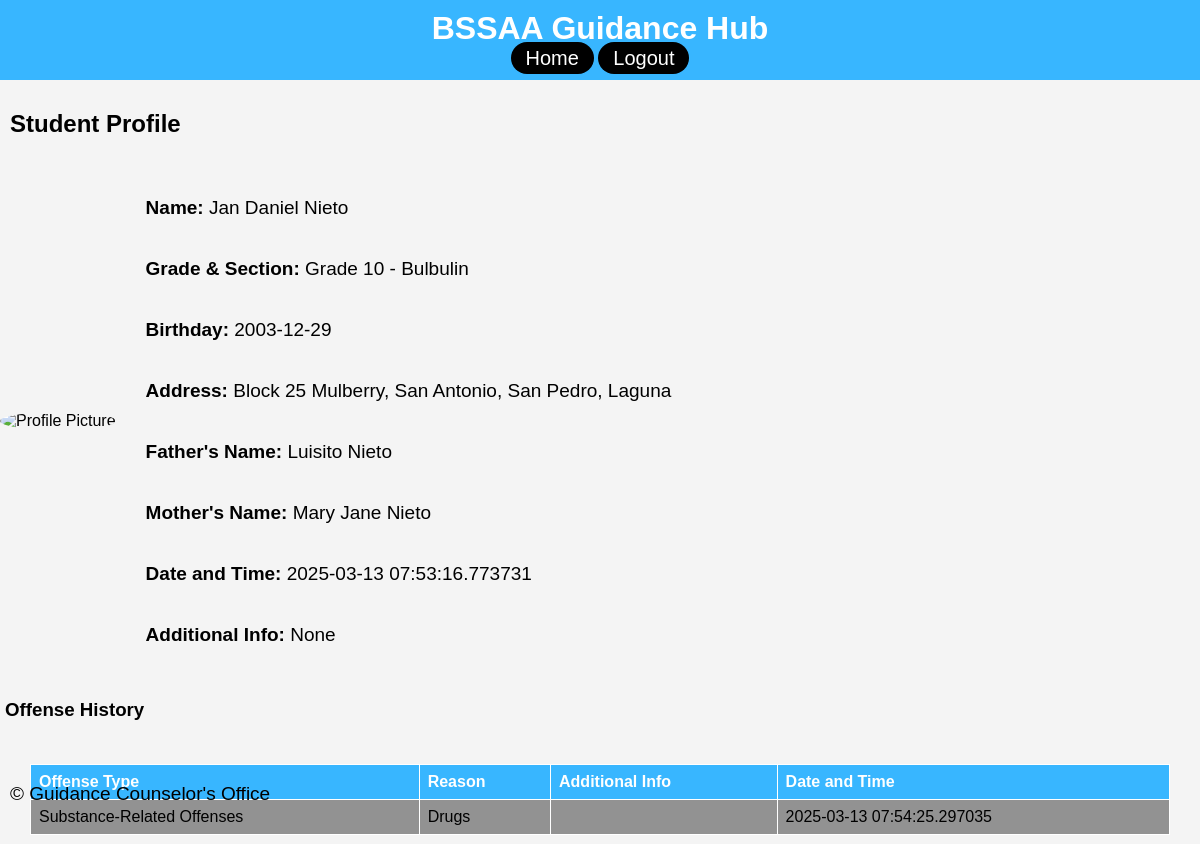
The app's page /view_profile/1 with its own data.
### app/models.py (models this page shows)
class StudentRecord(db.Model):
    id = db.Column(db.Integer, primary_key=True)
    name = db.Column(db.String(100), nullable=False)
    grade_section = db.Column(db.String(50), nullable=False)
    birthdate = db.Column(db.Date, nullable=False)
    age = db.Column(db.Integer, nullable=False)
    mother_tongue = db.Column(db.String(50), nullable=False)
    ethnic_group = db.Column(db.String(50), nullable=True)
    religion = db.Column(db.String(50), nullable=False)
    address_house_no = db.Column(db.String(100), nullable=False)
    address_barangay = db.Column(db.String(100), nullable=False)
    address_city = db.Column(db.String(100), nullable=False)
    address_province = db.Column(db.String(100), nullable=False)
    mother_name = db.Column(db.String(100), nullable=False)
    father_name = db.Column(db.String(100), nullable=False)
    guardian_name = db.Column(db.String(100), nullable=True)
    contact_number = db.Column(db.String(15), nullable=True)
    reason = db.Column(db.String(200), nullable=True)
    type_of_offense = db.Column(db.String(100), nullable=True)
    date_time = db.Column(db.DateTime, default=datetime.utcnow)
    additional_info = db.Column(db.Text, nullable=True)
    offenses = db.relationship('OffenseRecord', backref='student', lazy=True)

class OffenseRecord(db.Model):
    id = db.Column(db.Integer, primary_key=True)
    student_id = db.Column(db.Integer, db.ForeignKey('student_record.id'), nullable=False)
    offense_type = db.Column(db.String(100), nullable=False)
    reason = db.Column(db.String(200), nullable=False)
    additional_info = db.Column(db.Text, nullable=True)
    date_time = db.Column(db.DateTime, default=datetime.utcnow)

### app/routes.py (the view)
@main.route('/view_profile/<int:student_id>')
def view_profile(student_id):
    student = StudentRecord.query.get_or_404(student_id)
    offenses = OffenseRecord.query.filter_by(student_id=student_id).all()
    return render_template('profile.html', student=student, offenses=offenses)

### app/templates/profile.html
{% extends 'base.html' %}
{% block content %}
<h2>Student Profile</h2>
<div class="profile-container">
    <div class="profile-picture">
        <img src="{{ url_for('static', filename='images/profile_placeholder.png') }}" alt="Profile Picture">
    </div>
    <div class="profile-details">
        <p><strong>Name:</strong> {{ student.name }}</p>
        <p><strong>Grade & Section:</strong> {{ student.grade_section }}</p>
        <p><strong>Birthday:</strong> {{ student.birthdate }}</p>
        <p><strong>Address:</strong> {{ student.address_house_no }}, {{ student.address_barangay }}, {{ student.address_city }}, {{ student.address_province }}</p>
        <p><strong>Father's Name:</strong> {{ student.father_name }}</p>
        <p><strong>Mother's Name:</strong> {{ student.mother_name }}</p>
        <p><strong>Date and Time:</strong> {{ student.date_time }}</p>
        <p><strong>Additional Info:</strong> {{ student.additional_info }}</p>
    </div>
</div>
<h3>Offense History</h3>
<table>
    <tr>
        <th>Offense Type</th>
        <th>Reason</th>
        <th>Additional Info</th>
        <th>Date and Time</th>
    </tr>
    {% for offense in offenses %}
    <tr>
        <td>{{ offense.offense_type }}</td>
        <td>{{ offense.reason }}</td>
        <td>{{ offense.additional_info }}</td>
        <td>{{ offense.date_time }}</td>
    </tr>
    {% endfor %}
</table>
{% endblock %}

### app/static/css/styles.css (style rules this page uses)
body { font-family: Arial, Helvetica, sans-serif; margin: 0; padding: 0; background-color: #f4f4f4; display: flex; flex-direction: column; min-height: 100vh; margin: 0; padding: 0; background-color: #f4f4f4; }
p { font-family: Verdana, Geneva, Tahoma, sans-serif; padding: 10px; font-size: 19px; }
h2 { padding: 10px; }
table { border: 1px solid #000000; width: 95%; border-collapse: collapse; margin: 20px 0; position: absolute; left: 30px; }
table th, table td { border: 1px solid #ffffff; text-align: left; padding: 8px; }
table th { background-color: #38B6FF; color: white; }
table tr:nth-child(even) { background-color: #929292; }
h3 { padding: 5px; }
.profile-container { display: flex; align-items: center; margin-top: 20px; }
.profile-picture { margin-right: 20px; }
.profile-picture img { width: 150px; height: 150px; border-radius: 50%; }
.profile-details { font-size: 16px; }

### records on screen
StudentRecord: name "Jan Daniel Nieto", grade_section "Grade 10 - Bulbulin", birthdate "2003-12-29", address_house_no "Block 25 Mulberry", address_barangay "San Antonio", address_city "San Pedro", address_province "Laguna", father_name "Luisito Nieto", mother_name "Mary Jane Nieto", date_time "2025-03-13 07:53:16.773731", additional_info "None"
OffenseRecord: offense_type "Substance-Related Offenses", reason "Drugs", date_time "2025-03-13 07:54:25.297035"
